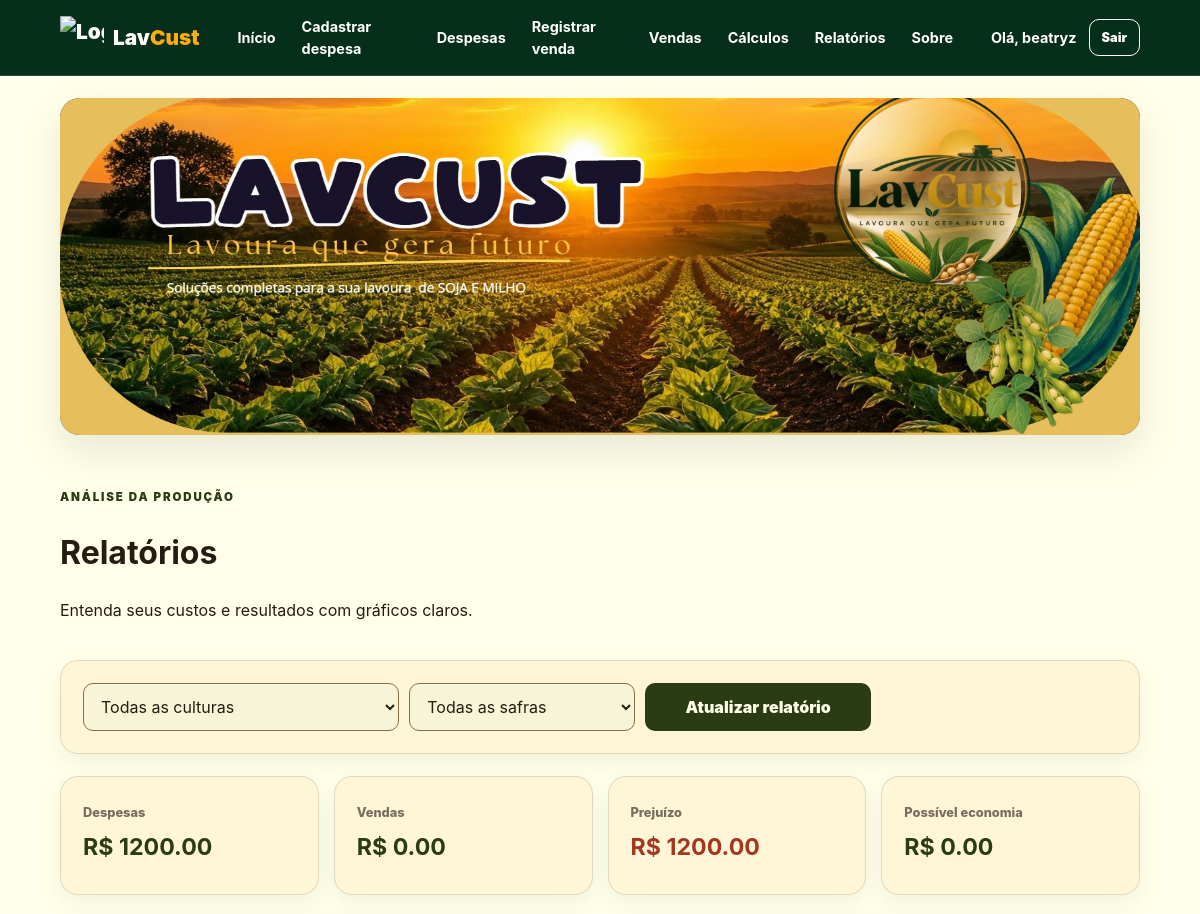
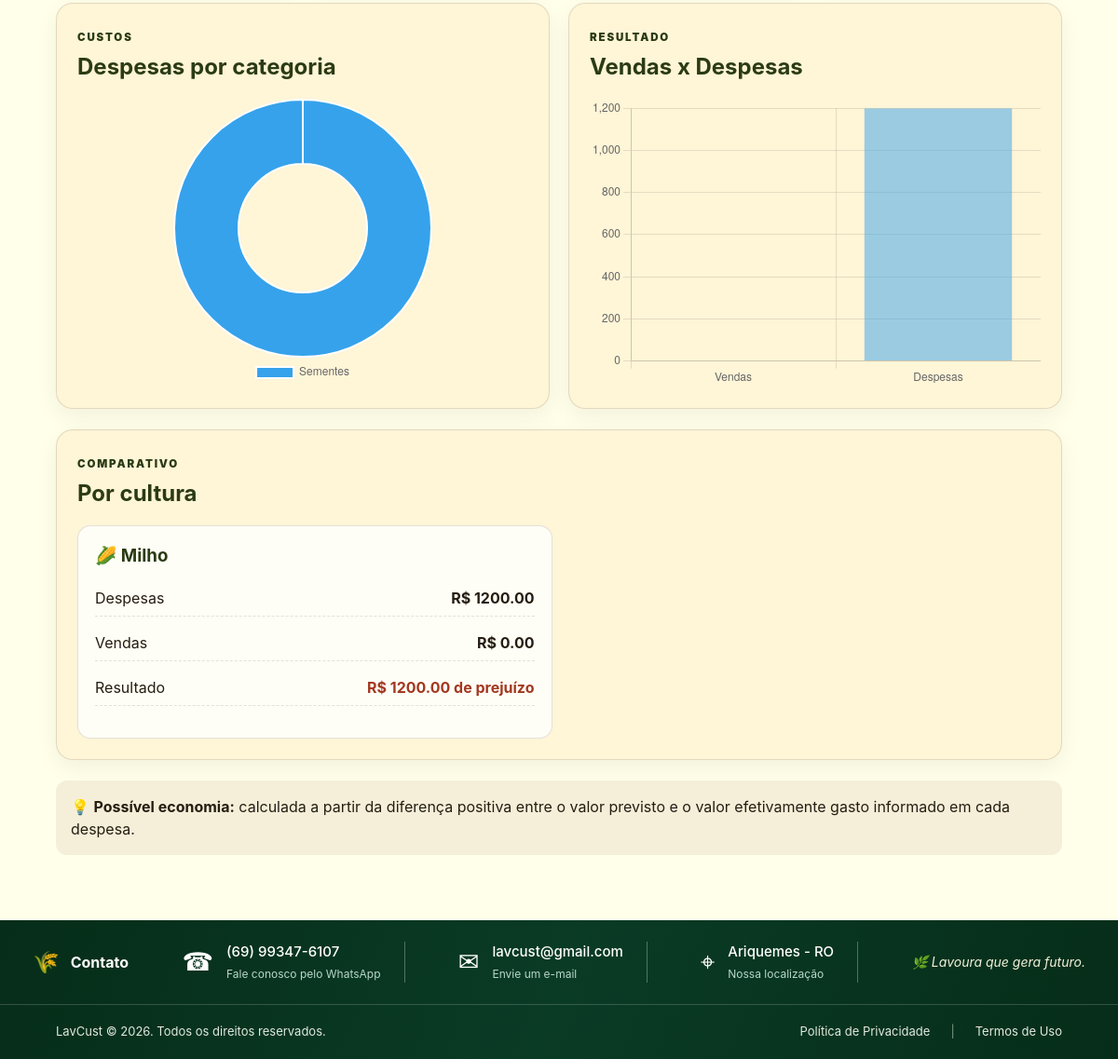
The page /relatorios (signed in) on the database as committed earlier (2 pictures, top to bottom).
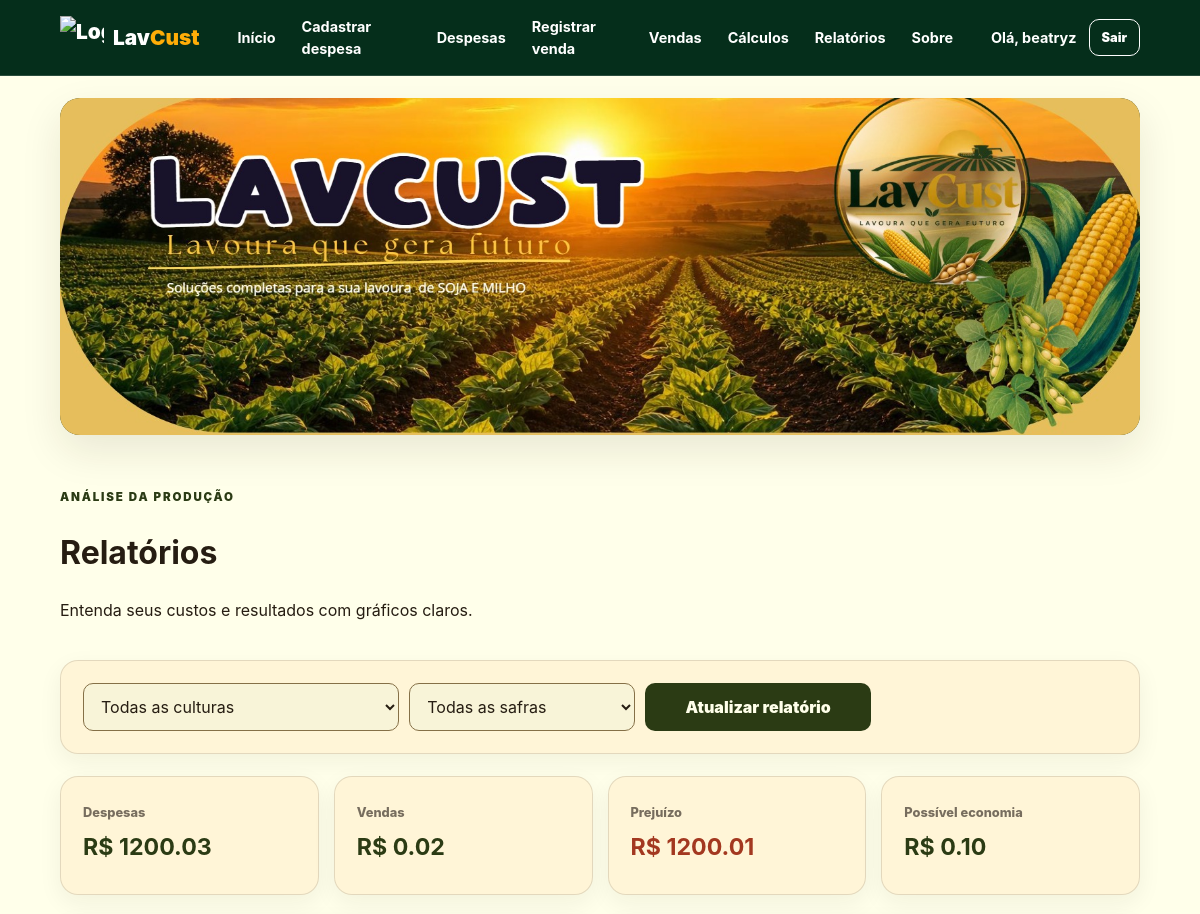
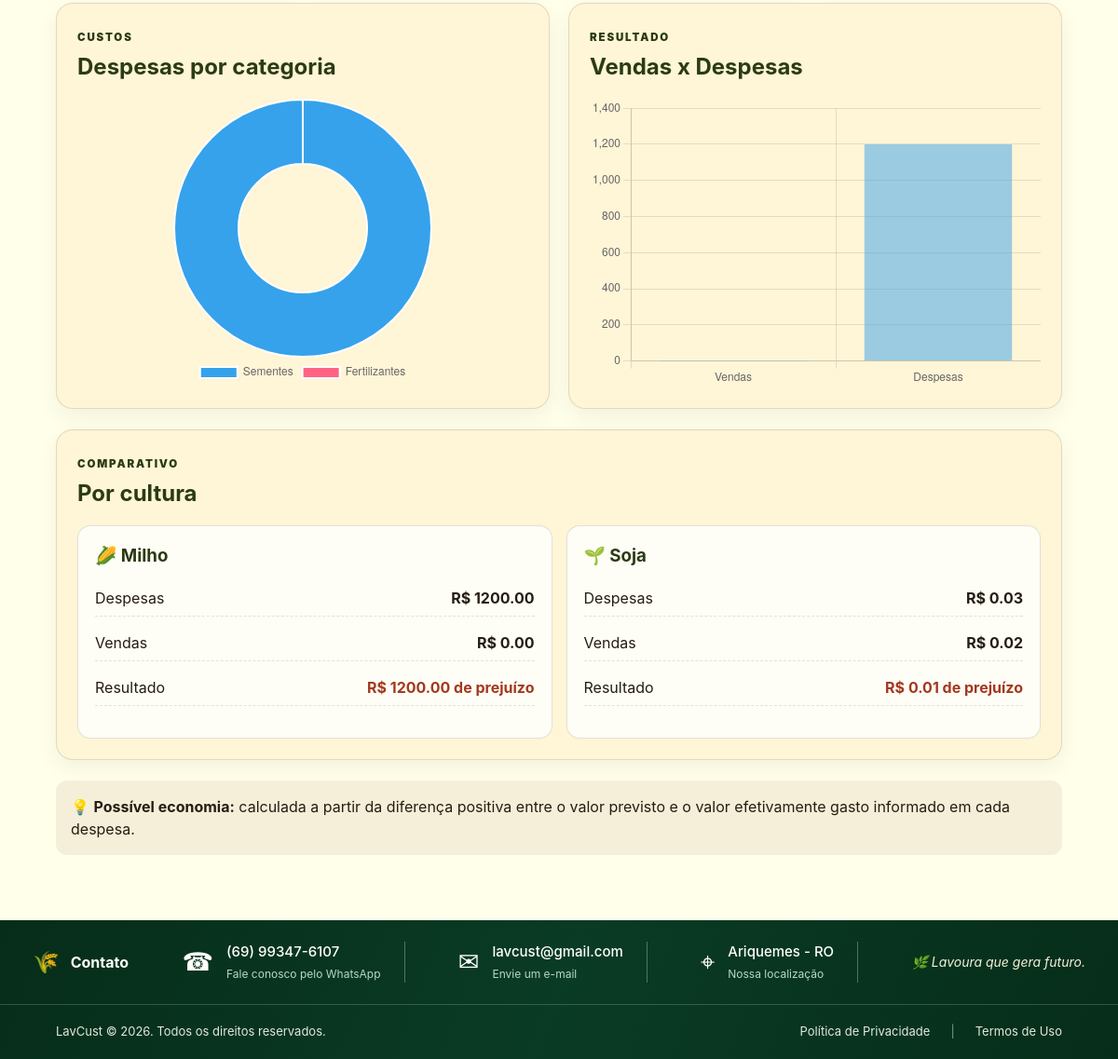
The same page on the database as committed later (2 pictures, top to bottom).
### tables this page shows
CREATE TABLE expenses (
        id INTEGER PRIMARY KEY AUTOINCREMENT,
        user_id INTEGER NOT NULL,
        culture TEXT NOT NULL CHECK(culture IN ('Soja','Milho')),
        harvest TEXT NOT NULL,
        category TEXT NOT NULL,
        description TEXT,
        amount REAL NOT NULL CHECK(amount >= 0),
        planned_amount REAL NOT NULL DEFAULT 0 CHECK(planned_amount >= 0),
        expense_date TEXT NOT NULL,
        created_at TEXT NOT NULL,
        FOREIGN KEY(user_id) REFERENCES users(id) ON DELETE CASCADE
    );

### app.py (the view)
@app.route("/relatorios")
@login_required
def relatorios():
    uid = session["user_id"]
    culture = request.args.get("culture","").strip()
    harvest = request.args.get("harvest","").strip()
    conn = get_db()
    where_e = "user_id=?"; pe = [uid]
    where_s = "user_id=?"; ps = [uid]
    if culture in CULTURES:
        where_e += " AND culture=?"; pe.append(culture)
        where_s += " AND culture=?"; ps.append(culture)
    if harvest:
        where_e += " AND harvest=?"; pe.append(harvest)
        where_s += " AND harvest=?"; ps.append(harvest)
    totals = conn.execute(f"""
        SELECT
          COALESCE((SELECT SUM(amount) FROM expenses WHERE {where_e}),0) expenses,
          COALESCE((SELECT SUM(total) FROM sales WHERE {where_s}),0) sales,
          COALESCE((SELECT SUM(CASE WHEN planned_amount > amount THEN planned_amount-amount ELSE 0 END)
                    FROM expenses WHERE {where_e}),0) savings
    """, pe + ps + pe).fetchone()
    cats = conn.execute(f"""
        SELECT category, ROUND(SUM(amount),2) total
        FROM expenses WHERE {where_e}
        GROUP BY category ORDER BY total DESC
    """, pe).fetchall()
    by_culture = conn.execute("""
        SELECT culture,
          COALESCE((SELECT SUM(amount) FROM expenses e2 WHERE e2.user_id=? AND e2.culture=e.culture),0) expenses,
          COALESCE((SELECT SUM(total) FROM sales s2 WHERE s2.user_id=? AND s2.culture=e.culture),0) sales
        FROM (SELECT DISTINCT culture FROM expenses WHERE user_id=?
              UNION SELECT DISTINCT culture FROM sales WHERE user_id=?) e
    """, (uid, uid, uid, uid)).fetchall()
    harvests = [r["harvest"] for r in conn.execute("""
        SELECT harvest FROM (
          SELECT DISTINCT harvest FROM expenses WHERE user_id=?
          UNION SELECT DISTINCT harvest FROM sales WHERE user_id=?
        ) ORDER BY harvest DESC
    """, (uid, uid)).fetchall()]
    conn.close()
    expenses = float(totals["expenses"]); sales = float(totals["sales"])
    result = sales - expenses
    return render_template("relatorios.html", totals=totals, result=result, cats=cats,
                           by_culture=by_culture, harvests=harvests,
                           filters={"culture": culture, "harvest": harvest})

### app.py (called while the page is built)
def get_db():
    conn = sqlite3.connect(DB_PATH)
    conn.row_factory = sqlite3.Row
    conn.execute("PRAGMA foreign_keys = ON")
    return conn

def login_required(view):
    @wraps(view)
    def wrapped(*args, **kwargs):
        if "user_id" not in session:
            flash("Faça login para acessar o sistema.", "warning")
            return redirect(url_for("login"))
        return view(*args, **kwargs)
    return wrapped

def current_user():
    if "user_id" not in session:
        return None
    conn = get_db()
    user = conn.execute("SELECT id, name, email FROM users WHERE id=?", (session["user_id"],)).fetchone()
    conn.close()
    return user

@app.context_processor
def inject_globals():
    return {"current_user": current_user(), "categories": CATEGORIES, "cultures": CULTURES}

### templates/relatorios.html (shortened to what the changed rows need)
{% extends "base.html" %}
{% block content %}
<div class="container page">
  <div class="page-title-row"><div><span class="eyebrow">ANÁLISE DA PRODUÇÃO</span><h1>Relatórios</h1><p>Entenda seus custos e resultados com gráficos claros.</p></div></div>
  <section class="stat-grid report-stats">
    <article class="stat-card"><span>Despesas</span><strong>R$ {{ "%.2f"|format(totals.expenses) }}</strong></article>
    <article class="stat-card"><span>Vendas</span><strong>R$ {{ "%.2f"|format(totals.sales) }}</strong></article>
    <article class="stat-card"><span>{{ "Lucro" if result >= 0 else "Prejuízo" }}</span><strong class="{{'positive' if result>=0 else 'negative'}}">R$ {{ "%.2f"|format(result|abs) }}</strong></article>
    <article class="stat-card"><span>Possível economia</span><strong>R$ {{ "%.2f"|format(totals.savings) }}</strong></article>
  </section>
  <section class="chart-grid">
    <article class="panel chart-card"><div class="panel-heading"><div><span class="eyebrow">CUSTOS</span><h2>Despesas por categoria</h2></div></div><div class="chart-box"><canvas id="categoryChart"></canvas></div></article>
    <article class="panel chart-card"><div class="panel-heading"><div><span class="eyebrow">RESULTADO</span><h2>Vendas x Despesas</h2></div></div><div class="chart-box"><canvas id="resultChart"></canvas></div></article>
  </section>
  <section class="panel">
    <div class="panel-heading"><div><span class="eyebrow">COMPARATIVO</span><h2>Por cultura</h2></div></div>
    <div class="culture-report-grid">
      {% for row in by_culture %}
      {% set res = row['sales'] - row['expenses'] %}
      <article class="culture-report"><h3>{{ '🌽' if row['culture']=='Milho' else '🌱' }} {{row['culture']}}</h3><p>Despesas <strong>R$ {{ "%.2f"|format(row['expenses']) }}</strong></p><p>Vendas <strong>R$ {{ "%.2f"|format(row['sales']) }}</strong></p><p>Resultado <strong class="{{'positive' if res>=0 else 'negative'}}">R$ {{ "%.2f"|format(res|abs) }} {{'de lucro' if res>=0 else 'de prejuízo'}}</strong></p></article>
      {% else %}<div class="empty">Cadastre despesas ou vendas para gerar o comparativo.</div>{% endfor %}
    </div>
  </section>
</div>
{% endblock %}
{% block scripts %}
<script>
    const labels = {{ cats | map(attribute='category') | list | tojson }};
    const values = {{ cats | map(attribute='total') | list | tojson }};
    const totalVendas = {{ totals['sales'] | tojson }};
    const totalDespesas = {{ totals['expenses'] | tojson }};
    const categoryCanvas = document.getElementById('categoryChart');
    if (categoryCanvas) {
        new Chart(categoryCanvas, {
            type: 'doughnut',
            data: {
                labels: labels,
                datasets: [{
                    data: values
                }]
            },
            options: {
                responsive: true,
                maintainAspectRatio: false,
                plugins: {
                    legend: {
                        position: 'bottom'
                    }
                }
            }
        });
    }
    const resultCanvas = document.getElementById('resultChart');
    if (resultCanvas) {
        new Chart(resultCanvas, {
            type: 'bar',
            data: {
                labels: ['Vendas', 'Despesas'],
                datasets: [{
                    label: 'R$',
                    data: [
                        totalVendas,
                        totalDespesas
                    ]
                }]
            },
            options: {
                responsive: true,
                maintainAspectRatio: false,
                plugins: {
                    legend: {
                        display: false
                    }
                },
                scales: {
                    y: {
                        beginAtZero: true
                    }
                }
            }
        });
    }
</script>
{% endblock %}

Rows that differ between the two databases and show on the page:
added expenses: culture "🌱", culture "Soja", expenses "0.03", sales "0.02", res "0.01", value "de prejuízo"
Other text that changed with them:
{{ "%.2f"|format(totals.expenses) }}: "1200.00" → "1200.03"
{{ "%.2f"|format(totals.sales) }}: "0.00" → "0.02"
{{ "%.2f"|format(result|abs) }}: "1200.00" → "1200.01"
{{ "%.2f"|format(totals.savings) }}: "0.00" → "0.10"
chart data {{ cats | map(attribute='category') | list | tojson }}: ["Sementes"] → ["Sementes", "Fertilizantes"]
chart data {{ cats | map(attribute='total') | list | tojson }}: [1200.0] → [1200.0, 0.03]
chart data {{ totals['sales'] | tojson }}: 0 → 0.022000000000000002
chart data {{ totals['expenses'] | tojson }}: 1200.0 → 1200.03
